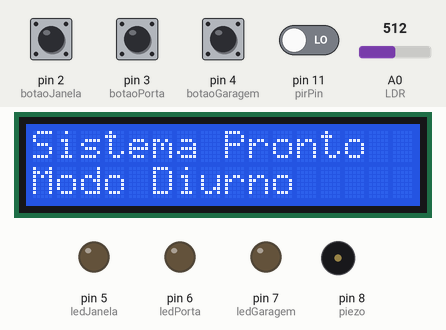
Simulated run of this sketch. Board: Arduino Uno, built with avr-gcc and run on an emulated ATmega328P. On the bench: 16×2 character LCD, output pins drawn as LEDs (lit = HIGH), buzzer (waves = sounding). The test bench sets the inputs (shaded band); at power-on: pin 2 (botaoJanela), pin 3 (botaoPorta), pin 4 (botaoGaragem) HIGH, pin 11 (pirPin) LOW, A0 (LDR) = 512.

Above: at 1.2 s.
1.3 s: A0 (LDR) set to 481
At 2.4 s:
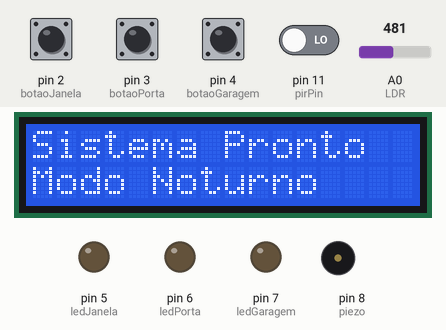
2.8 s: A0 (LDR) set to 510
At 3.5 s:
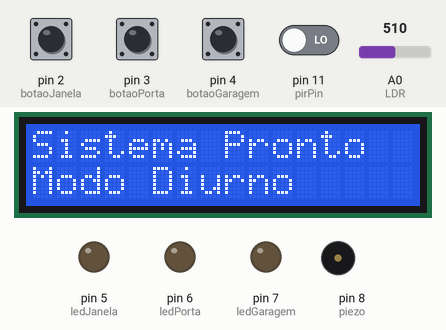
4.3 s: A0 (LDR) set to 490
At 5.5 s:
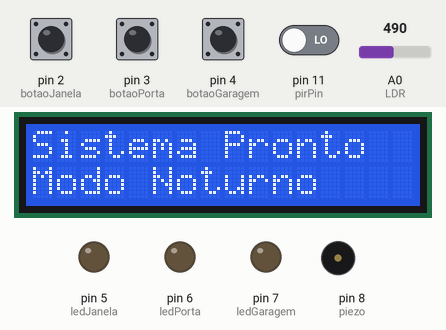
5.8 s: pin 2 (botaoJanela) pulled LOW for 0.15 s
At 6.8 s:
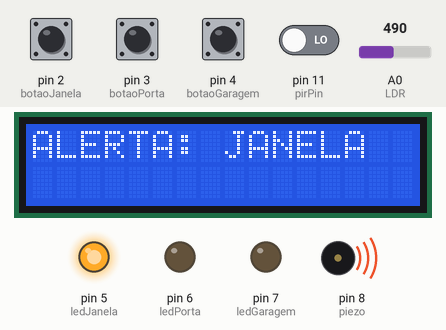
7.4 s: pin 11 (pirPin) driven HIGH
10.4 s: pin 3 (botaoPorta) pulled LOW for 1 s
At 11.8 s:
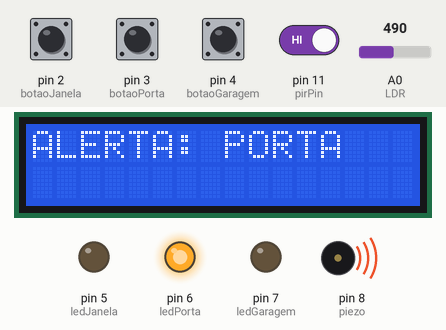
Timing chart, 0 to 17.3 s (numbered marks = the images above; inputs shaded):
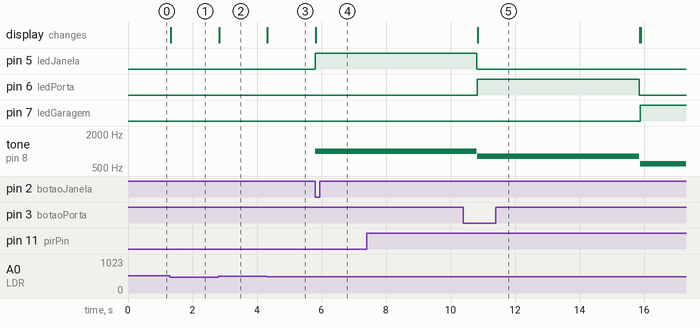

The sketch:

projeto_iot_alarmes_e_sensores.ino
```cpp
#include <Wire.h>
#include <LiquidCrystal_I2C.h>

LiquidCrystal_I2C lcd(0x27, 16, 2);

const int LDR = A0;
const int botaoJanela = 2;
const int botaoPorta = 3;
const int botaoGaragem = 4;
const int piezo = 8;
const int pirPin = 11;
const int ledJanela = 5;
const int ledPorta = 6;
const int ledGaragem = 7;

const int limiarLuz = 500;

void setup() {
  pinMode(botaoJanela, INPUT_PULLUP);
  pinMode(botaoPorta, INPUT_PULLUP);
  pinMode(botaoGaragem, INPUT_PULLUP);
  pinMode(piezo, OUTPUT);
  pinMode(pirPin, INPUT);
  pinMode(ledJanela, OUTPUT);
  pinMode(ledPorta, OUTPUT);
  pinMode(ledGaragem, OUTPUT);

  lcd.init();
  lcd.backlight();
  lcd.print("Sistema Pronto");
}

void loop() {
  int valorLuz = analogRead(LDR);

  if(valorLuz < limiarLuz) {
    lcd.setCursor(0, 1);
    lcd.print("Modo Noturno    ");
    verificarSensores();
  } else {
    lcd.setCursor(0, 1);
    lcd.print("Modo Diurno     ");
    desligarTodosLEDs();
    noTone(piezo);
  }
}

void verificarSensores() {
  if(digitalRead(pirPin) == HIGH) {
    ativarAlarme(2, "INVASAO: GARAGEM");
  }

  if(!digitalRead(botaoJanela)) {
    ativarAlarme(0, "ALERTA: JANELA");
    while(!digitalRead(botaoJanela));
  }
  if(!digitalRead(botaoPorta)) {
    ativarAlarme(1, "ALERTA: PORTA");
    while(!digitalRead(botaoPorta));
  }
  if(!digitalRead(botaoGaragem)) {
    ativarAlarme(2, "ALERTA: GARAGEM");
    while(!digitalRead(botaoGaragem));
  }
}

void ativarAlarme(int tipoAlarme, const char* mensagem) {
  desligarTodosLEDs();

  switch(tipoAlarme) {
    case 0:
      digitalWrite(ledJanela, HIGH);
      tone(piezo, 1000);
      break;
    case 1:
      digitalWrite(ledPorta, HIGH);
      tone(piezo, 800);
      break;
    case 2:
      digitalWrite(ledGaragem, HIGH);
      tone(piezo, 600);
      break;
  }

  lcd.clear();
  lcd.print(mensagem);
  delay(5000);

  noTone(piezo);
  desligarTodosLEDs();
  lcd.clear();
  lcd.print("Sistema Pronto");
}

void desligarTodosLEDs() {
  digitalWrite(ledJanela, LOW);
  digitalWrite(ledPorta, LOW);
  digitalWrite(ledGaragem, LOW);
}
```

Measured:
- the behaviour switches between 500 and 499 on A0 (LDR) (found by bisection; images 0 and 1)
- after the input at 1.3 s, the display: changes at once (image 1)
- after the input at 2.8 s, the display: changes at once (image 2)
- after the input at 4.3 s, the display: changes at once (image 3)
- after the input at 5.8 s, pin 5 (ledJanela): LOW → HIGH at once; tone on pin 8 (piezo): silent → 1000 Hz at once; the display: changes at once (image 4)
- after the input at 7.4 s, every drawn part: stays the same
- after the input at 10.4 s, pin 6 (ledPorta): LOW → HIGH after 0.44 s, → LOW 5.0 s later; the display: changes after 0.45 s (image 5)
